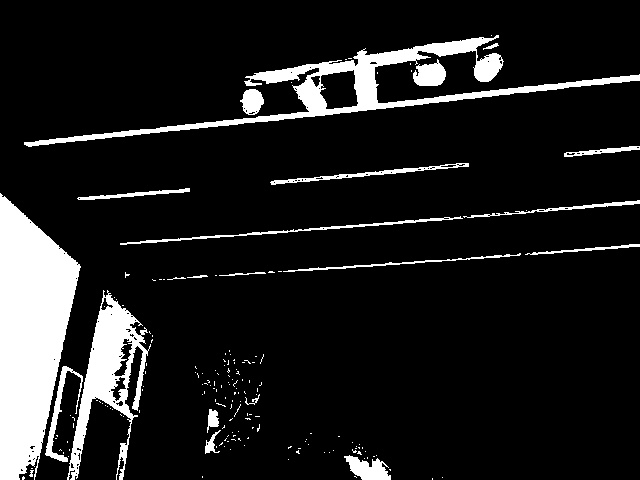
//> input picture src/oring-QA/test-top/build/out.jpg, 640 x 480 px
$ ./test-top build/out.jpg   (built with g++ and OpenCV 4)
//> lines starting //> are read from the running program, lines starting //| are printed output that depends on the picture; after the words box and inside, x2 and y2 are one past the last pixel; in counts of white or black regions, pixels touching at a corner belong together
// opencv-test.cpp : Este archivo contiene la función "main". La ejecución del programa comienza y termina ahí.
//
#include <opencv2/core/core.hpp>
#include <opencv2/imgproc/imgproc.hpp>
#include <opencv2/core.hpp>
#include <opencv2/highgui/highgui.hpp>
#include <opencv2/imgproc.hpp>
#include <iostream>

using namespace cv;
using namespace std;

Mat src, erosion_dst, dilation_dst, src_gray, src_bw, out, capimg;

/// Global variables

int threshold_value = 0;
int threshold_type = 3;;
int const max_value = 255;
int const max_type = 4;
int const max_BINARY_value = 255;

int erosion_elem = 2;
int erosion_size = 25;


char fname[80];


void Erosion2( int, void* );


int main( int argc, char** argv )
{
    CommandLineParser parser( argc, argv, "{@input | LinuxLogo.jpg | input image}" );
    src = imread( samples::findFile( parser.get<String>( "@input" ) ), IMREAD_COLOR );
//> src is the input picture: 480 rows x 640 cols, CV_8UC3; min 0, max 255, mean 29.6
    if( src.empty() ) {
        cout << "Could not open or find the image!\n" << endl;
        cout << "Usage: " << argv[0] << " <Input image>" << endl;
        return -1;
    }

    VideoCapture capture;
    capture.open(0);

    bool capok = capture.isOpened();

    if(capok)
        cout << "Capture is opened" << endl;
    else
        cout << "No capture" << endl;

  for (int i = 0; i < 100*20; i++) {

    src = imread( samples::findFile( parser.get<String>( "@input" ) ), IMREAD_COLOR );

    if (capok)
        capture >> src;

    // [10 lines of commented-out code are left out]
  cvtColor( src, src_gray, cv::COLOR_BGR2GRAY );

  /* 0: Binary
     1: Binary Inverted
     2: Threshold Truncated
     3: Threshold to Zero
     4: Threshold to Zero Inverted
   */

  int threshold_value = 47;
  int threshold_type = 1;

  threshold( src_gray, src_bw, threshold_value, max_BINARY_value,threshold_type );
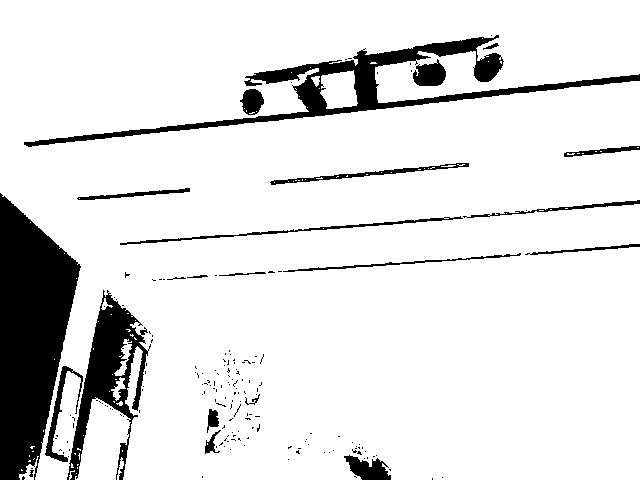
//> src_bw: 480 rows x 640 cols, CV_8UC1; 88.4% white; 175 black regions (153 under 20 px), largest, box (x1, y1, x2, y2) and area: (0, 193, 81, 480) 15077, (24, 35, 640, 147) 8322, (67, 290, 151, 480) 5252

    //erosion_size += 2;
    //cout << "Erosion..." << erosion_size << endl;
    Erosion2( 0, 0 );

    sprintf(fname,"./out.jpg");
    imwrite(fname,src_bw);

  }
  // [15 lines of commented-out code are left out]
}

void Erosion2( int, void* )
{
  int erosion_type = 0;
  if( erosion_elem == 0 ){ erosion_type = MORPH_RECT; }
  else if( erosion_elem == 1 ){ erosion_type = MORPH_CROSS; }
  else if( erosion_elem == 2) { erosion_type = MORPH_ELLIPSE; }

  int size =  2*erosion_size + 1;
  //cout << "Erosion size: " << size << endl;

  Mat element = getStructuringElement( erosion_type,
                       Size(size, size),
                       Point( erosion_size, erosion_size ) );


  //cout << "Eroding..." << endl;
  erode( src_gray, erosion_dst, element );
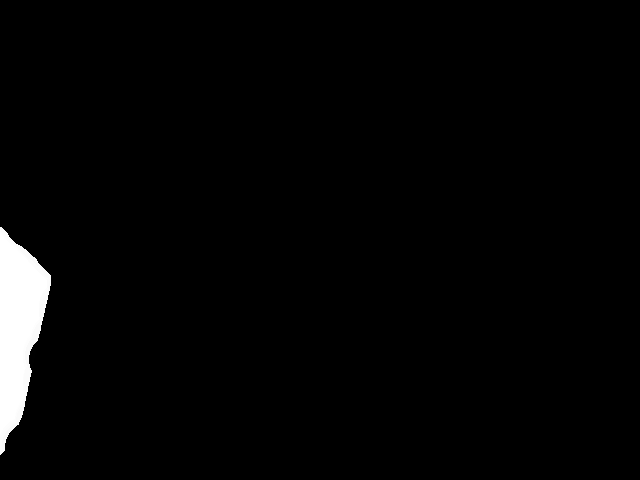
//> erosion_dst: 480 rows x 640 cols, CV_8UC1; min 0, max 255, mean 5.6
  // imshow( "Erosion Demo", erosion_dst );
}
